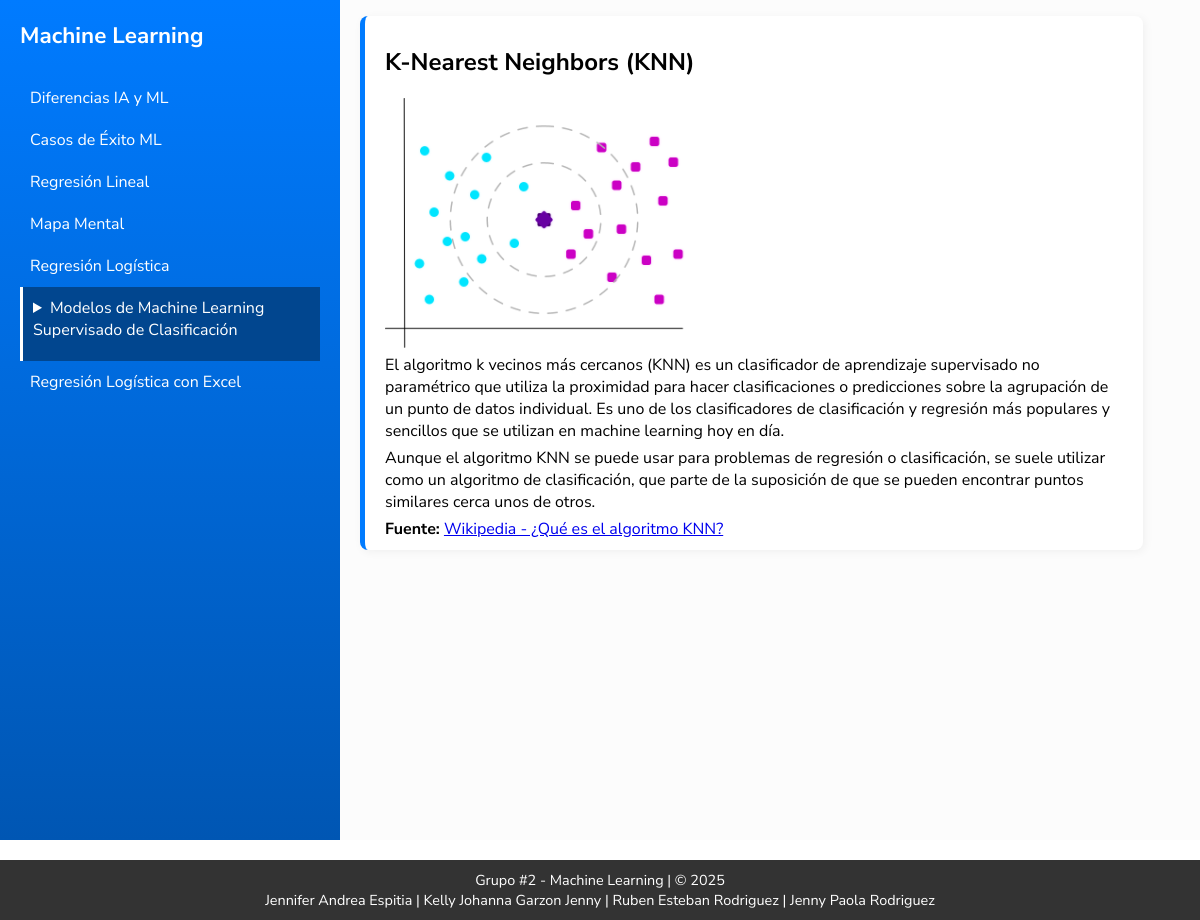
The page /modelo-supervisado/2 on the database its author committed.
### tables this page shows
CREATE TABLE modelos (
        id INTEGER PRIMARY KEY AUTOINCREMENT,
        nombre TEXT NOT NULL,
        descripcion TEXT NOT NULL,
        nombre_de_fuente TEXT NOT NULL,
        fuente TEXT NOT NULL,
        grafico TEXT
    );

### app.py (the view)
@app.route('/modelo-supervisado/<int:modelo_id>')
def mostrar_modelo(modelo_id):
    cur = get_db().cursor()
    cur.execute("SELECT * FROM modelos WHERE id = ?", (modelo_id,))
    modelo = cur.fetchone()
    return render_template('modelos-supervisados.html', modelo=modelo)

### app.py (called while the page is built)
def get_db():
    db = getattr(g, '_database', None)
    if db is None:
        db = g._database = sqlite3.connect(DATABASE)
    return db

@app.teardown_appcontext
def close_connection(exception):
    db = getattr(g, '_database', None)
    if db is not None:
        db.close()

### templates/modelos-supervisados.html (shortened to what this page needs)
<!DOCTYPE html>
<html lang="es">
<head>
    <link rel="stylesheet" href="{{ url_for('static', filename='main.css') }}">
    <link rel="stylesheet" href="{{ url_for('static', filename='modelos.css') }}">
</head>
<body>
    <div class="container">
        <nav class="container__sidebar">
            <h1>Machine Learning</h1>
            <ul>
                <li><a href="/diferencias-ia-ml">Diferencias IA y ML</a></li>
                <li><a href="/casos-de-exito-ml">Casos de Éxito ML</a></li>
                <li><a href="/regresion-lineal">Regresión Lineal</a></li>
                <li><a href="/mapa-mental">Mapa Mental</a></li>
                <li><a href="/regresion-logistica">Regresión Logística</a></li>
                <details class="active">
                  <summary>Modelos de Machine Learning Supervisado de Clasificación</summary>
                </details>
                <li><a href="/regresion-logistica-excel">Regresión Logística con Excel</a></li>
            </ul>
        </nav>
        <main class="container__content">
            <section class="intro nmb">
                <h1>{{ modelo[1] }}</h1>
                {% if modelo[5] %}
                  <img src="{{ url_for('static', filename='images/' + modelo[5]) }}" alt="Gráfico del modelo" class="model-img">
                {% endif %}
                <div class="model-description">{{ modelo[2]|safe }}</div>
                <p><strong>Fuente:</strong> <a href="{{ modelo[4] }}" target="_blank">{{ modelo[3] }}</a></p>
            </section>
        </main>
    </div>
    <footer>
        <p>Grupo #2 - Machine Learning | &copy; 2025</p>
        <p>Jennifer Andrea Espitia | Kelly Johanna Garzon Jenny | Ruben Esteban Rodriguez | Jenny Paola Rodriguez</p>
    </footer>
</html>

### static/main.css (style rules this page uses)
body { font-family: "Nunito Sans", sans-serif; margin: 0; padding: 0; }
.container__sidebar { width: 300px; max-width: 300px; background: linear-gradient(to bottom, #007bff, #0056b3); color: white; padding: 20px; display: flex; flex-direction: column; align-items: start; gap: 10px; min-height: 100vh; position: sticky; top: 0; }
.container__sidebar h1 { color: white; font-size: 1.4rem; margin: 0; }
.container__sidebar ul { list-style: none; padding: 0; width: 100%; }
.container__sidebar details summary { margin-bottom: 10px; padding: 10px; transition: all .4s ease-in-out; }
.container__sidebar ul li { padding: 10px; }
.container__sidebar ul li a { color: white; text-decoration: none; font-size: 1rem; display: block; width: 100%; transition: all .4s ease-in-out; }
.container__sidebar details.active { background-color: #01468f; border-left: 3px solid white; }
.container { display: flex; column-gap: 20px; overflow-y: auto; background-color: #fcfcfc; }
.container__content { display: flex; flex-wrap: wrap; flex-direction: column; margin: 16px 0 0 0; width: calc(100vw - 380px); gap: 24px; min-height: 80vh; align-items: start; }
.intro { width: 90%; max-width: 90vw; margin: 0 0 24px 0; padding: 10px 20px; border-left: 5px solid #007bff; box-shadow: 2px 2px 10px rgba(0, 0, 0, 0.05); text-align: left; background: white; border-radius: 8px; }
.intro.nmb { margin-bottom: 0; }
p, h3 { margin: 0; }
footer { background-color: #333; color: white; padding: 10px; margin-top: 20px; font-size: 0.9rem; text-align: center; }

### static/modelos.css (style rules this page uses)
.model-description p { margin: 0 0 5px 0; }
.model-img { height: 250px; }

### rows shown on the page
modelos: nombre "K-Nearest Neighbors (KNN)", grafico (picture), descripcion "El algoritmo k vecinos más cercanos (KNN) es un clasificador de aprendizaje supervisado no paramétrico que utiliza la proximidad para hacer clasificaciones o predicciones sobre la agrupación de un punto de datos individual. Es uno de los clasificadores de clasificación y regresión más populares y sencillos que se utilizan en machine learning hoy en día. Aunque el algoritmo KNN se puede usar para problemas de regresión o clasificación, se suele utilizar como un algoritmo de clasificación, que parte de la suposición de que se pueden encontrar puntos similares cerca unos de otros.", nombre_de_fuente "Wikipedia - ¿Qué es el algoritmo KNN?"
